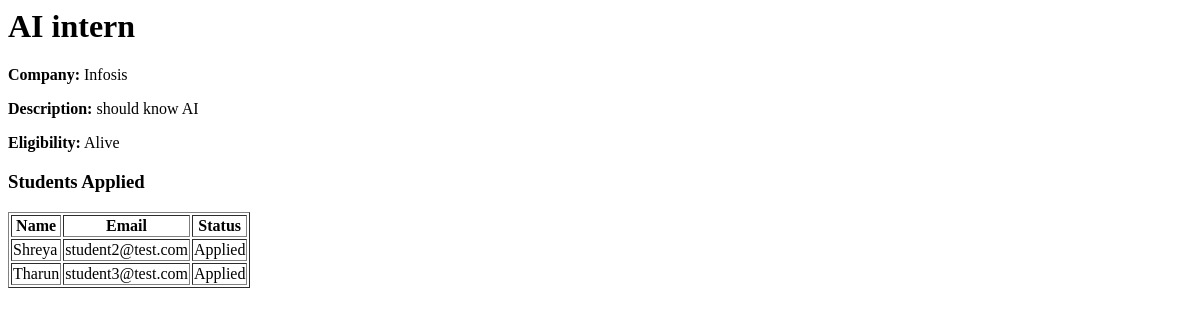
Before: /admin/drive/1 (signed in) with the older database file.
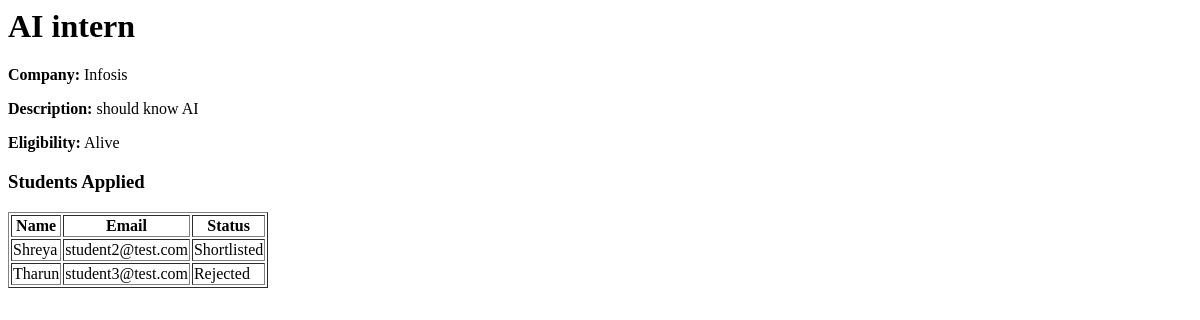
After: the same page with the newer database file.
### app.py (models this page shows)
class placementDrive(db.Model):
    __tablename__ = 'placementDrive'
    id = db.Column(db.Integer, primary_key=True)
    company_name = db.Column(db.String(100), nullable=False)
    job_role = db.Column(db.String(100), nullable=False)
    description = db.Column(db.Text, nullable=False)
    eligibility_criteria = db.Column(db.Text, nullable=False)
    application_deadline = db.Column(db.DateTime, nullable=False)
    status = db.Column(db.String(50), default='Pending')
    company_id = db.Column(db.Integer, db.ForeignKey('user.id'), nullable=False)

class Application(db.Model):
    id = db.Column(db.Integer, primary_key=True)
    student_id = db.Column(db.Integer, db.ForeignKey('user.id'), nullable=False)
    drive_id = db.Column(db.Integer, db.ForeignKey('placementDrive.id'), nullable=False)
    status = db.Column(db.String(50), default='Applied')
    applied_on = db.Column(db.DateTime, default=datetime.utcnow)
    student = db.relationship('User', backref='applications')
    drive = db.relationship('placementDrive', backref='applications')

class User(db.Model, UserMixin):
    id = db.Column(db.Integer, primary_key=True)
    email = db.Column(db.String(120), unique=True, nullable=False)
    password = db.Column(db.String(255), nullable=False)
    role = db.Column(db.String(50), nullable=False)
    name = db.Column(db.String(100), nullable=False)
    is_approved = db.Column(db.Boolean, default=False)
    is_active = db.Column(db.Boolean, default=True)

### app.py (the view)
@app.route('/admin/drive/<int:drive_id>')
@login_required
def drive_view(drive_id):
    drive = placementDrive.query.get(drive_id)
    applications = Application.query.filter_by(drive_id=drive_id).all()
    return render_template(
        "drive_details.html",
        drive=drive,
        applications=applications
    )

### app.py (called while the page is built)
@login_manager.user_loader
def load_user(user_id):
    return User.query.get(int(user_id))

### templates/drive_details.html
<h1>{{ drive.job_role }}</h1>
<p><b>Company:</b> {{ drive.company_name }}</p>
<p><b>Description:</b> {{ drive.description }}</p>
<p><b>Eligibility:</b> {{ drive.eligibility_criteria }}</p>
<h3>Students Applied</h3>
<table border="1">
<tr>
<th>Name</th>
<th>Email</th>
<th>Status</th>
</tr>
{% for app in applications %}
<tr>
<td>{{ app.student.name }}</td>
<td>{{ app.student.email }}</td>
<td>{{ app.status }}</td>
</tr>
{% endfor %}
</table>

Changed rows visible on the page:
changed Application "Shreya": status "Applied" → "Shortlisted"
changed Application "Tharun": status "Applied" → "Rejected"
